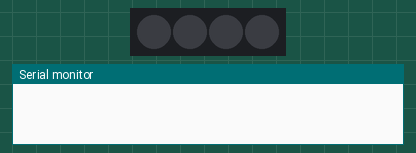
A sketch run on a simulated Arduino Uno, built with avr-gcc and run on an emulated ATmega328P. Parts: 4 RGB LEDs in strip order, left to right, the last lines printed to the serial monitor. Random numbers use the default seed unless the sketch sets one.

Above: at 0.1 s.
At 0.6 s:
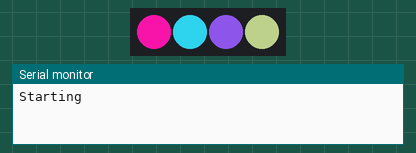
At 10.1 s:
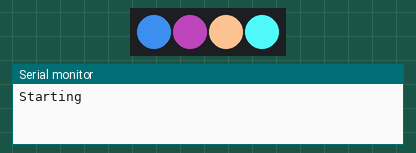
At 20.1 s:
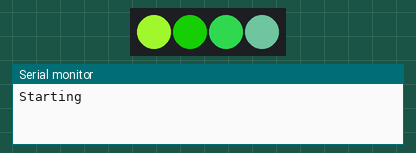
At 29.6 s:
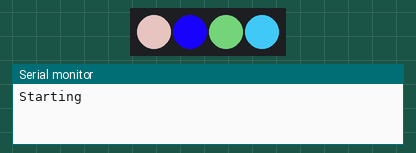
At 39.2 s:
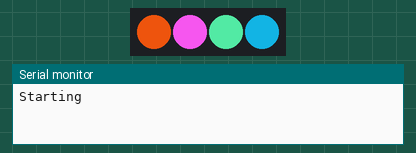
Timing chart, 0 to 40.0 s (numbered marks = the images above):
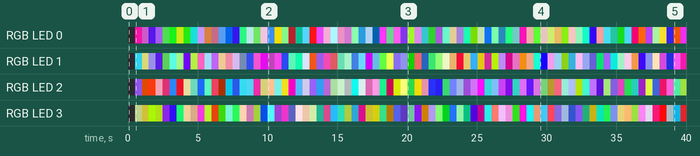

The sketch:

20201012_LAB1.ino
```cpp
#include <Adafruit_NeoPixel.h>

#define ledPin 15
#define ledNum 4

Adafruit_NeoPixel pixels;

void setup() {
  // put your setup code here, to run once:
  pixels = Adafruit_NeoPixel(ledNum, ledPin, NEO_GRB + NEO_KHZ800);

  Serial.begin(115200);
  pixels.begin();
  delay(500);
  Serial.println("Starting");
}

void loop() {
  // put your main code here, to run repeatedly:
  int R, G, B;
  for (int i=0; i<ledNum; i++){
    R = random(0, 255);
    G = random(0, 255);
    B = random(0, 255);
    pixels.setPixelColor(i, pixels.Color(R, G, B));
    yield();
  }
  pixels.show();
  delay(500);
}
```

Measured:
- by itself, RGB LED 2: off → RGB(114, 68, 188) at 0.50 s, → RGB(160, 52, 3) 0.50 s later, → RGB(247, 56, 17) 0.50 s later, → RGB(208, 141, 155) 0.50 s later, … (79 changes in this stretch)
- by itself, RGB LED 0: off → RGB(232, 19, 158) at 0.50 s, → RGB(102, 47, 102) 0.50 s later, → RGB(70, 18, 189) 0.50 s later, → RGB(139, 79, 204) 0.50 s later, … (79 changes in this stretch)
